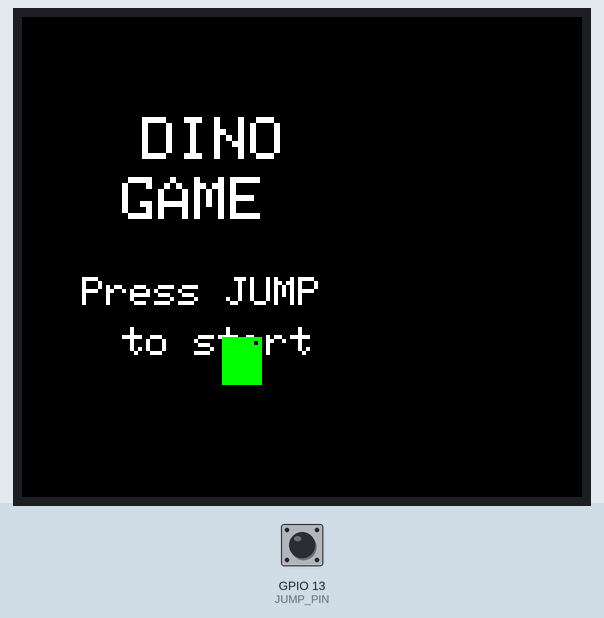
Recording of a sketch running on a simulated ESP32. On the bench: 280×240 colour display. The test bench sets the inputs (shaded band); at power-on: GPIO 13 (JUMP_PIN) HIGH. Random numbers use the default seed unless the sketch sets one; what the sketch prints to the serial monitor is not drawn.

Above: at 2.4 s.
2.5 s: GPIO 13 (JUMP_PIN) pulled LOW for 0.15 s
At 2.92 s:
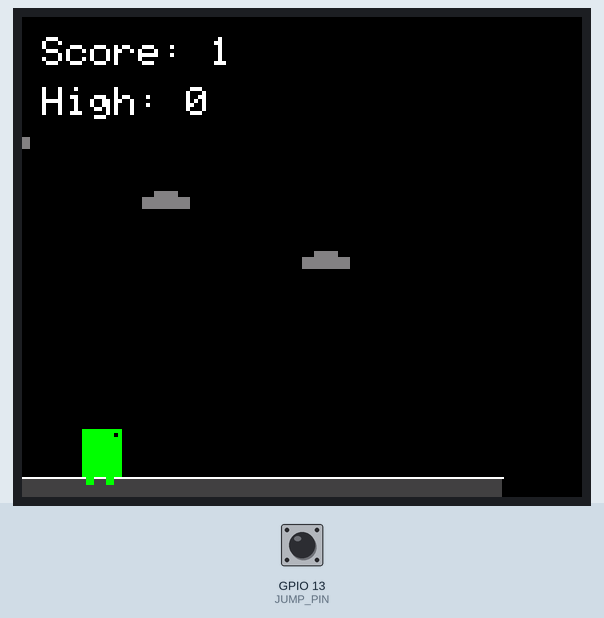
3.2 s: GPIO 13 (JUMP_PIN) pulled LOW for 1 s
At 3.41 s:
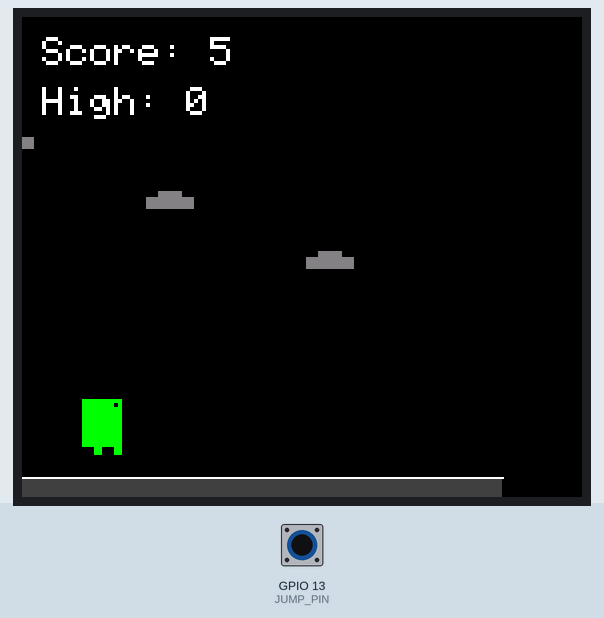
4.8 s: GPIO 13 (JUMP_PIN) pulled LOW for 1 s
At 5.39 s:
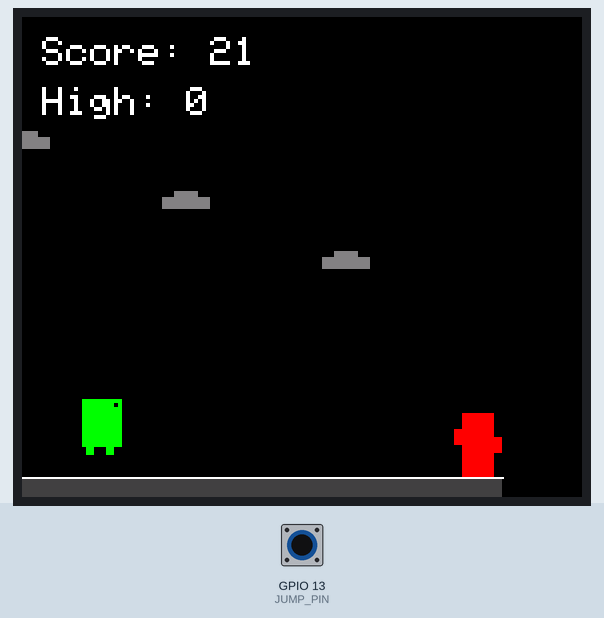
6.4 s: GPIO 13 (JUMP_PIN) pulled LOW for 3.2 s
At 7.38 s:
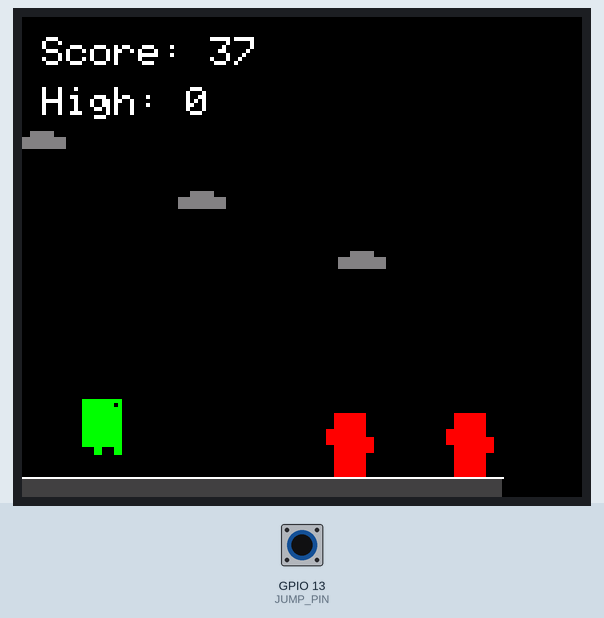
10.2 s: GPIO 13 (JUMP_PIN) pulled LOW for 3.2 s
At 11.5 s:
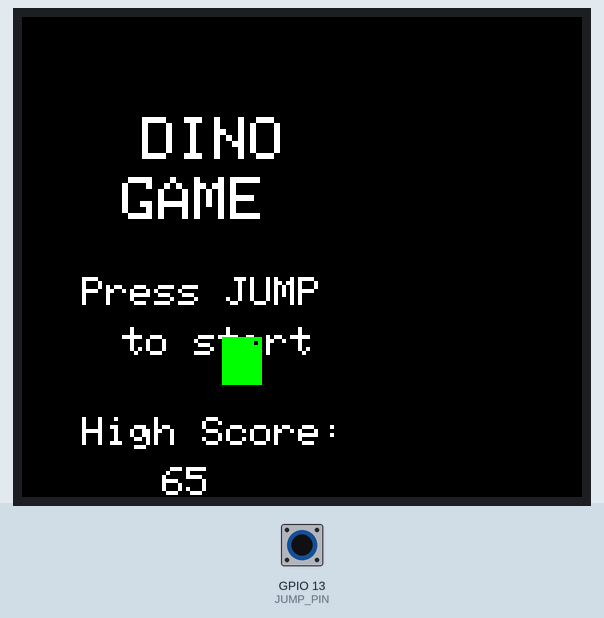

Measured:
- after the input at 2.5 s, the display: changes after 0.37 s (image 1)
- what the display in image 5 shows lasts 0.6 s, from 11.1 s to 11.7 s

The sketch:

DinoGame_01.ino
```cpp
#include <SPI.h>
#include <Adafruit_GFX.h>
#include <Adafruit_ST7789.h>
#include <esp_task_wdt.h>

// Display pins
#define TFT_CS    5
#define TFT_RST   4
#define TFT_DC    2
// Hardware SPI uses default pins: MOSI=23, SCK=18

// Game pins
#define JUMP_PIN  13  // Using GPIO13 for jump button

// Display setup (Hardware SPI)
Adafruit_ST7789 tft = Adafruit_ST7789(TFT_CS, TFT_DC, TFT_RST);

// Game constants
#define SCREEN_WIDTH  240
#define SCREEN_HEIGHT 280
#define GROUND_HEIGHT 50
#define DINO_WIDTH    20
#define DINO_HEIGHT   24
#define OBSTACLE_WIDTH 16
#define OBSTACLE_HEIGHT 32
#define GRAVITY       2
#define JUMP_STRENGTH 15
#define GAME_SPEED    4

// Game variables
struct Dino {
  int x, y;
  int velY;
  bool isJumping;
  bool isDucking;
} dino;

struct Obstacle {
  int x, y;
  bool active;
} obstacles[3];

int gameSpeed = GAME_SPEED;
int score = 0;
int highScore = 0;
bool gameOver = false;
bool gameStarted = false;
unsigned long lastObstacle = 0;
unsigned long scoreTimer = 0;

// Colors
#define COLOR_BG      0x0000  // Black
#define COLOR_GROUND  0x4208  // Dark gray
#define COLOR_DINO    0x07E0  // Green
#define COLOR_OBSTACLE 0xF800 // Red
#define COLOR_TEXT    0xFFFF  // White
#define COLOR_CLOUD   0x8410  // Light gray

void setup() {
  Serial.begin(115200);
  delay(1000);

  // Disable watchdog timer for setup
  esp_task_wdt_delete(NULL);

  Serial.println("Initializing display...");

  // Initialize display
  tft.init(240, 280);
  tft.setRotation(3);
  tft.fillScreen(COLOR_BG);

  Serial.println("Display initialized");

  // Initialize jump button
  pinMode(JUMP_PIN, INPUT_PULLUP);

  // Initialize game
  initGame();

  // Show start screen
  showStartScreen();

  Serial.println("Game ready!");
}

void loop() {
  // Feed the watchdog
  yield();

  if (!gameStarted) {
    if (digitalRead(JUMP_PIN) == LOW) {
      gameStarted = true;
      initGame();
      delay(200); // Debounce
    }
    delay(50);
    return;
  }

  if (gameOver) {
    if (digitalRead(JUMP_PIN) == LOW) {
      gameOver = false;
      gameStarted = false;
      showStartScreen();
      delay(200); // Debounce
    }
    delay(50);
    return;
  }

  // Game logic
  handleInput();
  updateDino();
  updateObstacles();
  checkCollisions();
  updateScore();

  // Draw everything
  drawGame();

  // Yield control to prevent watchdog reset
  yield();
  delay(50); // Game loop delay
}

void initGame() {
  // Initialize dino
  dino.x = 30;
  dino.y = SCREEN_HEIGHT - GROUND_HEIGHT - DINO_HEIGHT;
  dino.velY = 0;
  dino.isJumping = false;
  dino.isDucking = false;

  // Initialize obstacles
  for (int i = 0; i < 3; i++) {
    obstacles[i].active = false;
    obstacles[i].x = SCREEN_WIDTH + i * 150;
    obstacles[i].y = SCREEN_HEIGHT - GROUND_HEIGHT - OBSTACLE_HEIGHT;
  }

  score = 0;
  gameSpeed = GAME_SPEED;
  lastObstacle = millis();
  scoreTimer = millis();
}

void handleInput() {
  if (digitalRead(JUMP_PIN) == LOW && !dino.isJumping) {
    dino.isJumping = true;
    dino.velY = -JUMP_STRENGTH;
  }
}

void updateDino() {
  if (dino.isJumping) {
    dino.y += dino.velY;
    dino.velY += GRAVITY;

    // Check if dino landed
    if (dino.y >= SCREEN_HEIGHT - GROUND_HEIGHT - DINO_HEIGHT) {
      dino.y = SCREEN_HEIGHT - GROUND_HEIGHT - DINO_HEIGHT;
      dino.isJumping = false;
      dino.velY = 0;
    }
  }
}

void updateObstacles() {
  // Move existing obstacles
  for (int i = 0; i < 3; i++) {
    if (obstacles[i].active) {
      obstacles[i].x -= gameSpeed;

      // Remove obstacle if it's off screen
      if (obstacles[i].x < -OBSTACLE_WIDTH) {
        obstacles[i].active = false;
      }
    }
  }

  // Spawn new obstacles
  if (millis() - lastObstacle > random(1500, 3000)) {
    for (int i = 0; i < 3; i++) {
      if (!obstacles[i].active) {
        obstacles[i].active = true;
        obstacles[i].x = SCREEN_WIDTH;
        obstacles[i].y = SCREEN_HEIGHT - GROUND_HEIGHT - OBSTACLE_HEIGHT;
        lastObstacle = millis();
        break;
      }
    }
  }
}

void checkCollisions() {
  for (int i = 0; i < 3; i++) {
    if (obstacles[i].active) {
      // Simple rectangle collision
      if (dino.x < obstacles[i].x + OBSTACLE_WIDTH &&
          dino.x + DINO_WIDTH > obstacles[i].x &&
          dino.y < obstacles[i].y + OBSTACLE_HEIGHT &&
          dino.y + DINO_HEIGHT > obstacles[i].y) {
        gameOver = true;
        if (score > highScore) {
          highScore = score;
        }
        showGameOver();
        return;
      }
    }
  }
}

void updateScore() {
  if (millis() - scoreTimer > 100) {
    score++;
    scoreTimer = millis();

    // Increase speed every 100 points
    if (score % 100 == 0 && gameSpeed < 8) {
      gameSpeed++;
    }
  }
}

void drawGame() {
  // Yield before heavy drawing operations
  yield();

  // Clear screen
  tft.fillScreen(COLOR_BG);

  // Draw ground
  tft.fillRect(0, SCREEN_HEIGHT - GROUND_HEIGHT, SCREEN_WIDTH, GROUND_HEIGHT, COLOR_GROUND);

  // Draw ground line
  tft.drawLine(0, SCREEN_HEIGHT - GROUND_HEIGHT, SCREEN_WIDTH, SCREEN_HEIGHT - GROUND_HEIGHT, COLOR_TEXT);

  // Yield between drawing operations
  yield();

  // Draw dino
  drawDino();

  // Draw obstacles
  for (int i = 0; i < 3; i++) {
    if (obstacles[i].active) {
      drawObstacle(obstacles[i].x, obstacles[i].y);
    }
  }

  yield();

  // Draw clouds (simple decoration)
  drawClouds();

  // Draw score
  tft.setTextColor(COLOR_TEXT);
  tft.setTextSize(2);
  tft.setCursor(10, 10);
  tft.print("Score: ");
  tft.print(score);

  tft.setCursor(10, 35);
  tft.print("High: ");
  tft.print(highScore);
}

void drawDino() {
  // Simple dino shape using rectangles
  tft.fillRect(dino.x, dino.y, DINO_WIDTH, DINO_HEIGHT, COLOR_DINO);

  // Dino head
  tft.fillRect(dino.x + 12, dino.y, 8, 8, COLOR_DINO);

  // Dino eye
  tft.fillRect(dino.x + 16, dino.y + 2, 2, 2, COLOR_BG);

  // Dino legs (simple animation based on score)
  if ((score / 5) % 2 == 0) {
    tft.fillRect(dino.x + 2, dino.y + DINO_HEIGHT, 4, 4, COLOR_DINO);
    tft.fillRect(dino.x + 12, dino.y + DINO_HEIGHT, 4, 4, COLOR_DINO);
  } else {
    tft.fillRect(dino.x + 6, dino.y + DINO_HEIGHT, 4, 4, COLOR_DINO);
    tft.fillRect(dino.x + 16, dino.y + DINO_HEIGHT, 4, 4, COLOR_DINO);
  }
}

void drawObstacle(int x, int y) {
  // Draw cactus-like obstacle
  tft.fillRect(x, y, OBSTACLE_WIDTH, OBSTACLE_HEIGHT, COLOR_OBSTACLE);

  // Add some detail to make it look like a cactus
  tft.fillRect(x - 4, y + 8, 8, 8, COLOR_OBSTACLE);
  tft.fillRect(x + OBSTACLE_WIDTH - 4, y + 12, 8, 8, COLOR_OBSTACLE);
}

void drawClouds() {
  // Simple cloud decoration
  int cloudY = 60;
  for (int i = 0; i < 3; i++) {
    int cloudX = (i * 80 + (score / 2)) % (SCREEN_WIDTH + 40) - 20;

    // Cloud shape using circles (rectangles for simplicity)
    tft.fillRect(cloudX, cloudY + i * 30, 12, 6, COLOR_CLOUD);
    tft.fillRect(cloudX + 6, cloudY + i * 30 - 3, 12, 6, COLOR_CLOUD);
    tft.fillRect(cloudX + 12, cloudY + i * 30, 12, 6, COLOR_CLOUD);
  }
}

void showStartScreen() {
  tft.fillScreen(COLOR_BG);

  // Title
  tft.setTextColor(COLOR_TEXT);
  tft.setTextSize(3);
  tft.setCursor(60, 50);
  tft.print("DINO");
  tft.setCursor(50, 80);
  tft.print("GAME");

  // Instructions
  tft.setTextSize(2);
  tft.setCursor(30, 130);
  tft.print("Press JUMP");
  tft.setCursor(50, 155);
  tft.print("to start");

  // High score
  if (highScore > 0) {
    tft.setCursor(30, 200);
    tft.print("High Score:");
    tft.setCursor(70, 225);
    tft.print(highScore);
  }

  // Draw a simple dino
  tft.fillRect(100, 160, 20, 24, COLOR_DINO);
  tft.fillRect(112, 160, 8, 8, COLOR_DINO);
  tft.fillRect(116, 162, 2, 2, COLOR_BG);
}

void showGameOver() {
  // Draw game over overlay
  tft.fillRect(20, 90, 200, 100, COLOR_BG);
  tft.drawRect(20, 90, 200, 100, COLOR_TEXT);

  tft.setTextColor(COLOR_TEXT);
  tft.setTextSize(3);
  tft.setCursor(40, 110);
  tft.print("GAME");
  tft.setCursor(45, 140);
  tft.print("OVER");

  tft.setTextSize(1);
  tft.setCursor(60, 170);
  tft.print("Press JUMP to restart");
}
```
